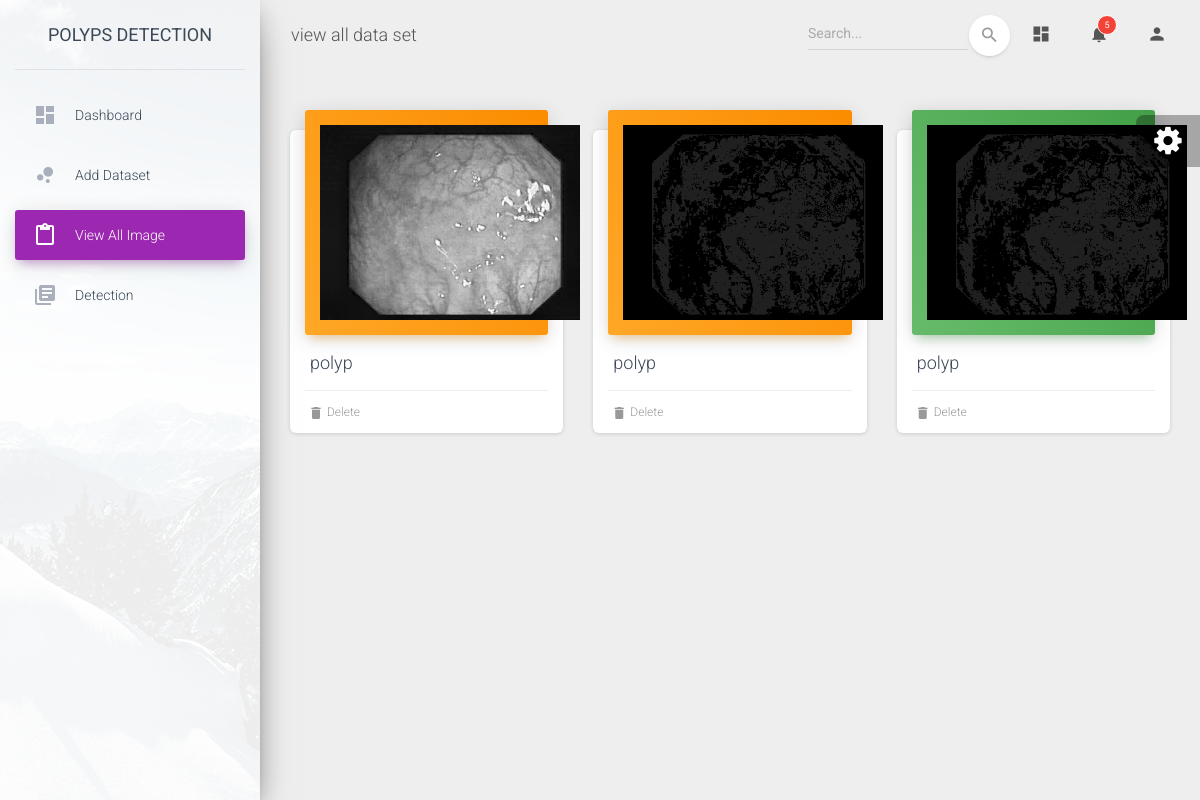
The app's page /polyp/view_all_image/, older data.
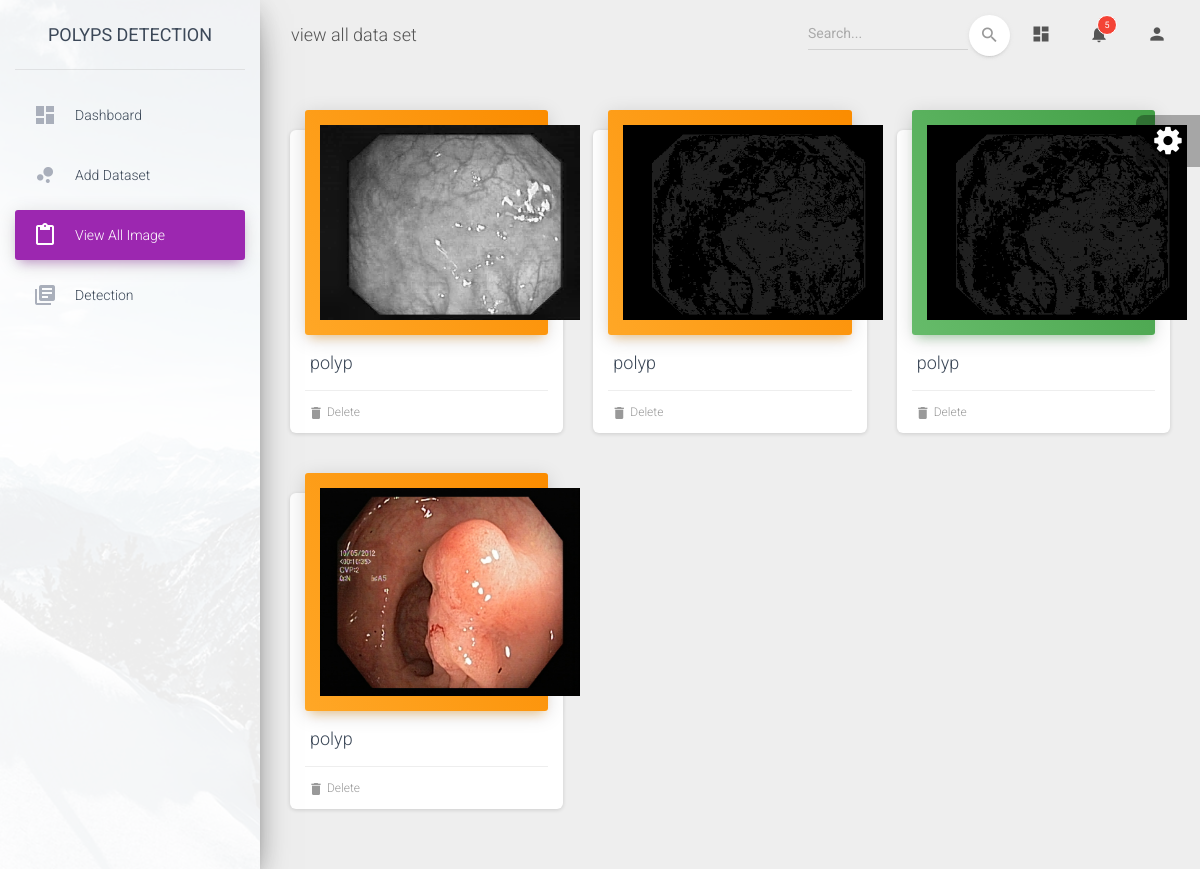
The same page, newer data.
### polyp_app/models.py (models this page shows)
class DatasetTable(models.Model):
    id = models.AutoField(primary_key=True)
    class_name= models.CharField(max_length=100)
    image = models.FileField()
    is_trained = models.BooleanField(default=False)

### polyp_app/views.py (the view, shortened to what this page needs)
# urls.py: path('view_all_image/', views.ViewAllImage.as_view()),
class ViewAllImage(View):
    def get(self, request, *args, **kwargs):
        m_dataset = dbhandler.Get().dataset()
        context = {
            "m_dataset" :  m_dataset
        }
        return render(request, template_name="view_all_image.html", context=context)

### polyp_app/dbhandler.py (called while the page is built)
    def dataset(self):
        return DatasetTable.objects.all()

### polyp_app/templates/view_all_image.html
{% extends 'poly_base.html' %}
{%block page_name%}
view all data set
{%endblock%}
{% block nav %}
<ul class="nav">
  <li class="nav-item  ">
    <a class="nav-link" href="/polyp/dashboard/">
      <i class="material-icons">dashboard</i>
      <p>Dashboard</p>
    </a>
  </li>
  <li class="nav-item  ">
    <a class="nav-link" href="/polyp/add_dataset/">
      <i class="material-icons">bubble_chart</i>
      <p>Add dataset</p>
    </a>
  </li>
  <li class="nav-item  active ">
    <a class="nav-link" href="/polyp/view_all_image/">
      <i class="material-icons">content_paste</i>
      <p>View all image</p>
    </a>
  </li>
  <li class="nav-item ">
    <a class="nav-link" href="/polyp/detection/">
      <i class="material-icons">library_books</i>
      <p>Detection</p>
    </a>
  </li>
</ul>
{% endblock %}
{%block content%}
<div class="content">
    <div class="container-fluid">
      <div class="row">
          {%  for dataset in m_dataset%}
            <div class="col-md-4">
                <div class="card card-chart">
                    {% if dataset.is_trained %}
                    <div class="card-header card-header-success">
                    {%else%}
                <div class="card-header card-header-warning">
                    {%endif%}
                    <div class="ct-chart" id="dailySalesChart">
                        <img src="{{ dataset.image.url }}" width="260px"  />
                    </div>
                </div>
                <div class="card-body">
                    <h4 class="card-title">{{ dataset.class_name }}</h4>
                </div>
                <div class="card-footer">
                    <div class="stats">
                    <i class="material-icons">delete</i> Delete
                    </div>
                </div>
                </div>
            </div>
            {% endfor %}
      </div>
    </div>
</div>
{% endblock %}

### polyp_app/templates/poly_base.html (shortened to what this page needs)
<!DOCTYPE html>
<html lang="en">
<head>
  <link rel="stylesheet" href="https://maxcdn.bootstrapcdn.com/font-awesome/latest/css/font-awesome.min.css">
  <link href="/static/assets/css/material-dashboard.css?v=2.1.2" rel="stylesheet" />
  <link href="/static/assets/demo/demo.css" rel="stylesheet" />
</head>
<body class="">
  <div class="wrapper ">
    <div class="sidebar" data-color="purple" data-background-color="white" data-image="/static/assets/img/sidebar-1.jpg">
      <div class="logo"><a href="/" class="simple-text logo-normal">
        Polyps detection
        </a></div>
      <div class="sidebar-wrapper">
        {% block nav %} {% endblock %}
      </div>
    </div>
    <div class="main-panel">
      <nav class="navbar navbar-expand-lg navbar-transparent navbar-absolute fixed-top ">
        <div class="container-fluid">
          <div class="navbar-wrapper">
            <a class="navbar-brand" href="javascript:;">{%block page_name%}{%endblock%}</a>
          </div>
          <div class="collapse navbar-collapse justify-content-end">
            <form class="navbar-form">
              <div class="input-group no-border">
                <input type="text" value="" class="form-control" placeholder="Search...">
                <button type="submit" class="btn btn-white btn-round btn-just-icon">
                  <i class="material-icons">search</i>
                  <div class="ripple-container"></div>
                </button>
              </div>
            </form>
            <ul class="navbar-nav">
              <li class="nav-item">
                <a class="nav-link" href="javascript:;">
                  <i class="material-icons">dashboard</i>
                </a>
              </li>
              <li class="nav-item dropdown">
                <a class="nav-link" href="http://example.com" id="navbarDropdownMenuLink" data-toggle="dropdown" aria-haspopup="true" aria-expanded="false">
                  <i class="material-icons">notifications</i>
                  <span class="notification">5</span>
                </a>
              </li>
              <li class="nav-item dropdown">
                <a class="nav-link" href="javascript:;" id="navbarDropdownProfile" data-toggle="dropdown" aria-haspopup="true" aria-expanded="false">
                  <i class="material-icons">person</i>
                </a>
              </li>
            </ul>
          </div>
        </div>
      </nav>
      {% block content %} {% endblock %}
    </div>
  </div>
  <div class="fixed-plugin">
    <div class="dropdown show-dropdown">
      <a href="#" data-toggle="dropdown">
        <i class="fa fa-cog fa-2x"> </i>
      </a>
    </div>
  </div>
</body>
</html>

Row changes from the older to the newer data that the page shows:
added DatasetTable: image (picture), class_name "polyp"
